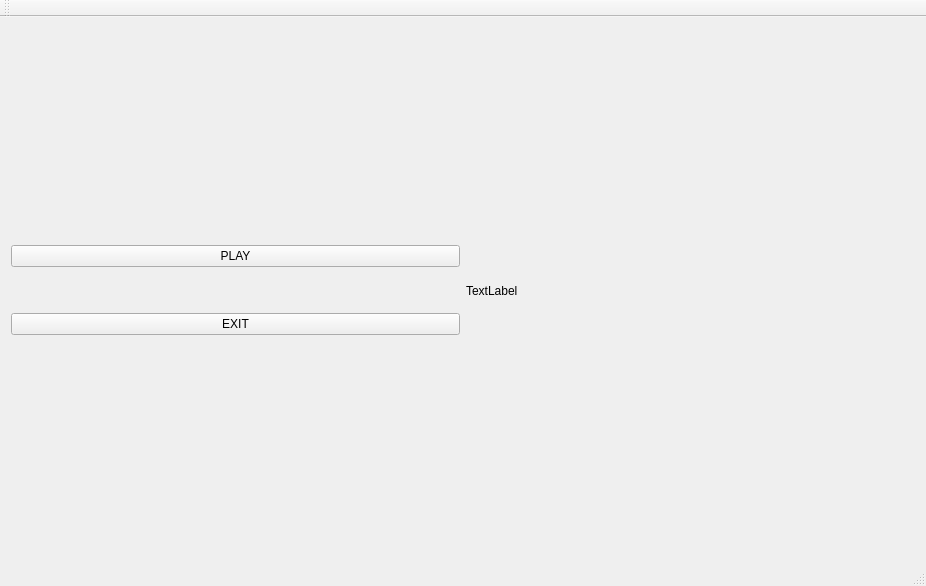
<?xml version="1.0" encoding="UTF-8"?>
<ui version="4.0">
 <class>hangman</class>
 <widget class="QMainWindow" name="hangman">
  <property name="geometry">
   <rect>
    <x>0</x>
    <y>0</y>
    <width>926</width>
    <height>586</height>
   </rect>
  </property>
  <property name="windowTitle">
   <string>hangman</string>
  </property>
  <property name="styleSheet">
   <string notr="true">background-image: url(:/../4237558-background-hd.jpg);</string>
  </property>
  <widget class="QWidget" name="centralWidget">
   <layout class="QHBoxLayout" name="horizontalLayout_2">
    <item>
     <layout class="QHBoxLayout" name="horizontalLayout">
      <item>
       <layout class="QVBoxLayout" name="verticalLayout_2">
        <item>
         <layout class="QVBoxLayout" name="verticalLayout">
          <item>
           <widget class="QPushButton" name="pushButton">
            <property name="text">
             <string>PLAY</string>
            </property>
           </widget>
          </item>
          <item>
           <spacer name="verticalSpacer">
            <property name="orientation">
             <enum>Qt::Vertical</enum>
            </property>
            <property name="sizeType">
             <enum>QSizePolicy::Maximum</enum>
            </property>
            <property name="sizeHint" stdset="0">
             <size>
              <width>20</width>
              <height>40</height>
             </size>
            </property>
           </spacer>
          </item>
          <item>
           <widget class="QPushButton" name="pushButton_2">
            <property name="text">
             <string>EXIT</string>
            </property>
           </widget>
          </item>
         </layout>
        </item>
       </layout>
      </item>
      <item>
       <widget class="QLabel" name="label_pic">
        <property name="styleSheet">
         <string notr="true">&lt;body&gt;&lt;\body&gt;

</string>
        </property>
        <property name="text">
         <string>TextLabel</string>
        </property>
       </widget>
      </item>
     </layout>
    </item>
   </layout>
  </widget>
  <widget class="QMenuBar" name="menuBar">
   <property name="geometry">
    <rect>
     <x>0</x>
     <y>0</y>
     <width>926</width>
     <height>26</height>
    </rect>
   </property>
  </widget>
  <widget class="QToolBar" name="mainToolBar">
   <attribute name="toolBarArea">
    <enum>TopToolBarArea</enum>
   </attribute>
   <attribute name="toolBarBreak">
    <bool>false</bool>
   </attribute>
  </widget>
  <widget class="QStatusBar" name="statusBar"/>
 </widget>
 <layoutdefault spacing="6" margin="11"/>
 <resources/>
 <connections>
  <connection>
   <sender>pushButton_2</sender>
   <signal>clicked()</signal>
   <receiver>hangman</receiver>
   <slot>close()</slot>
   <hints>
    <hint type="sourcelabel">
     <x>85</x>
     <y>395</y>
    </hint>
    <hint type="destinationlabel">
     <x>115</x>
     <y>271</y>
    </hint>
   </hints>
  </connection>
 </connections>
</ui>
